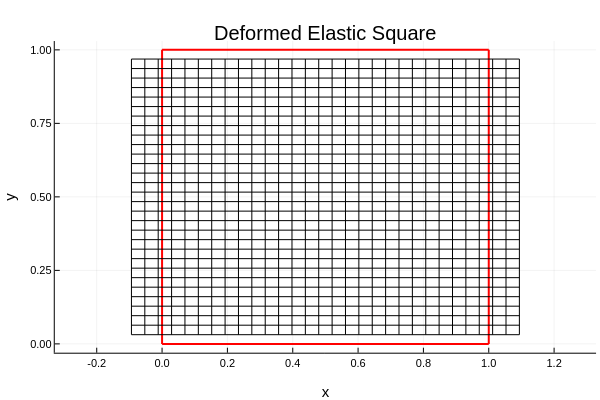

This figure's notebook cell:
### Code cell
# Transpose for plotting consistency
a1p = a1sol'
a2p = a2sol'

# Build coordinate matrices
X = [xi for yi in y, xi in x]
Y = [yi for yi in y, xi in x]

# Deformed coordinates
Xd = X .+ a1p
Yd = Y .+ a2p

# Plot deformed grid
p1 = plot()

# --- add red boundary lines for original shape---

# bottom and top
plot!(X[1, :],    Y[1, :],    color=:red, lw=2)
plot!(X[end, :],  Y[end, :],  color=:red, lw=2)

# left and right
plot!(X[:, 1],    Y[:, 1],    color=:red, lw=2)
plot!(X[:, end],  Y[:, end],  color=:red, lw=2)

# horizontal lines
for i in 1:p.Ny
    plot!(Xd[i, :], Yd[i, :], color=:black, lw=1)
end

# vertical lines
for j in 1:p.Nx
    plot!(Xd[:, j], Yd[:, j], color=:black, lw=1)
end

plot!(
    aspect_ratio = 1,
    xlabel = "x",
    ylabel = "y",
    legend = false,
    title = "Deformed Elastic Square"
    
)
